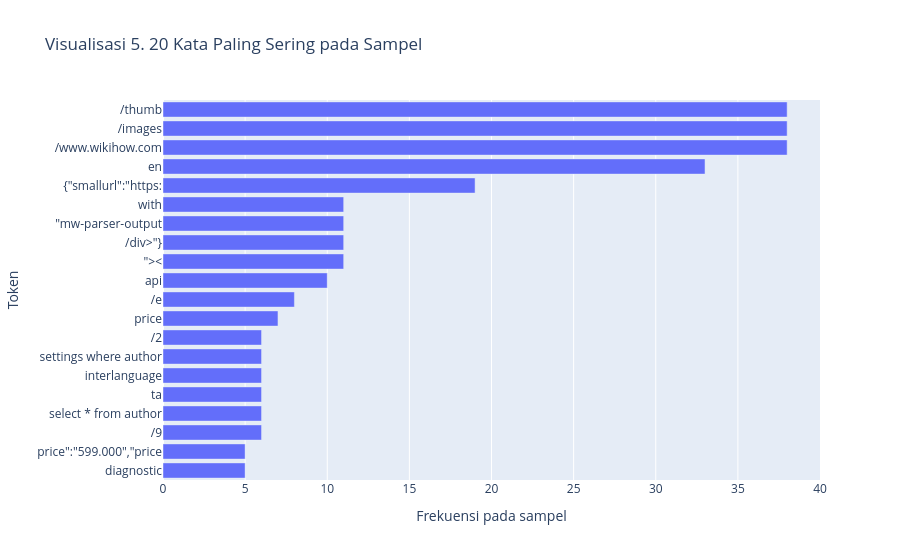

The code cell stored with this chart in its notebook:
### Code cell
# Visualisasi 5 — 20 kata paling sering muncul pada sampel setelah stopword sederhana dikeluarkan.
fig5 = px.bar(
    token_pd.sort_values("frekuensi_sampel", ascending=True),
    x="frekuensi_sampel",
    y="kata",
    orientation="h",
    title="Visualisasi 5. 20 Kata Paling Sering pada Sampel",
    labels={"frekuensi_sampel": "Frekuensi pada sampel", "kata": "Token"}
)
fig5.show()
fig5.write_html(OUT_FIGURES / "05_frekuensi_kata.html")

### Figure 1 — Plotly figure (JSON) as saved in the notebook; plotly's stock layout.template omitted (floating-point values rounded to 4 significant figures)
{"data": [{"hovertemplate": "Frekuensi pada sampel=%{x}<br>Token=%{y}<extra></extra>", "legendgroup": "", "marker": {"color": "#636efa", "pattern": {"shape": ""}}, "name": "", "orientation": "h", "showlegend": false, "textposition": "auto", "type": "bar", "x": [5, 5, 6, 6, 6, 6, 6, 6, 7, 8, 10, 11, 11, 11, 11, 19, 33, 38, 38, 38], "xaxis": "x", "y": ["diagnostic", "price\":\"599.000\",\"price", "/9", "select * from author", "ta", "interlanguage", "settings where author", "/2", "price", "/e", "api", "\"><", "/div>\"}", "\"mw-parser-output", "with", "{\"smallurl\":\"https:", "en", "/www.wikihow.com", "/images", "/thumb"], "yaxis": "y"}], "layout": {"barmode": "relative", "legend": {"tracegroupgap": 0}, "title": {"text": "Visualisasi 5. 20 Kata Paling Sering pada Sampel"}, "xaxis": {"anchor": "y", "domain": [0, 1], "title": {"text": "Frekuensi pada sampel"}}, "yaxis": {"anchor": "x", "domain": [0, 1], "title": {"text": "Token"}}}}
